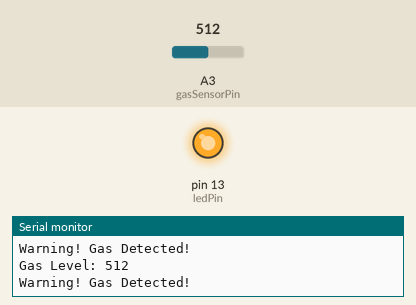
Simulated run of this sketch. Board: Arduino Uno, built with avr-gcc and run on an emulated ATmega328P. Shown: output pins drawn as LEDs (lit = HIGH), the last lines printed to the serial monitor. Inputs (shaded band) come from the test bench; at power-on: A3 (gasSensorPin) = 512.

Above: at 1.8 s.
1.9 s: A3 (gasSensorPin) set to 218
3.4 s: A3 (gasSensorPin) set to 190
At 5.1 s:
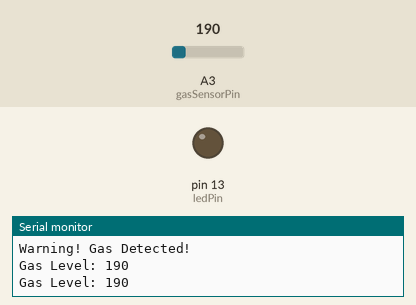
5.5 s: A3 (gasSensorPin) set to 210
At 6.7 s:
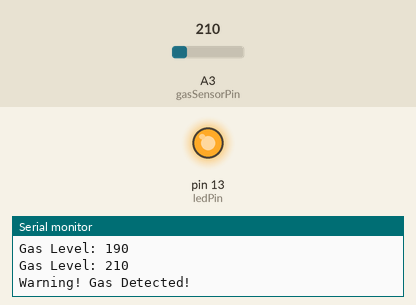
7.5 s: A3 (gasSensorPin) set to 122
At 9.4 s:
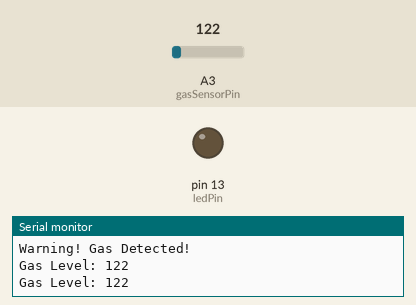
Timing chart, 0 to 10.5 s (numbered marks = the images above; inputs shaded):
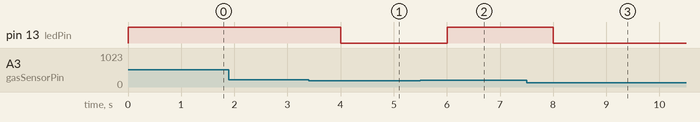

The sketch:

gas_sensor1.ino
```cpp
const int gasSensorPin = A3;
const int ledPin = 13;
const int threshold = 200;
void setup()
{
    Serial.begin(9600);
    pinMode(gasSensorPin, INPUT);
    pinMode(ledPin, OUTPUT);
}

void loop()
{
    int gasValue = analogRead(gasSensorPin);
    Serial.print("Gas Level: ");
    Serial.println(gasValue);

        if(gasValue > threshold ) {
        digitalWrite(ledPin, HIGH);
        Serial.println("Warning! Gas Detected!");
    }
        else{
        digitalWrite(ledPin, LOW);
    }
  delay(1000);
}
```

Measured:
- the behaviour switches between 201 and 200 on A3 (gasSensorPin) (found by bisection; images 0 and 1)
- after the input at 3.4 s, pin 13 (ledPin): HIGH → LOW after 0.60 s
- after the input at 5.5 s, pin 13 (ledPin): LOW → HIGH after 0.50 s
- after the input at 7.5 s, pin 13 (ledPin): HIGH → LOW after 0.50 s
